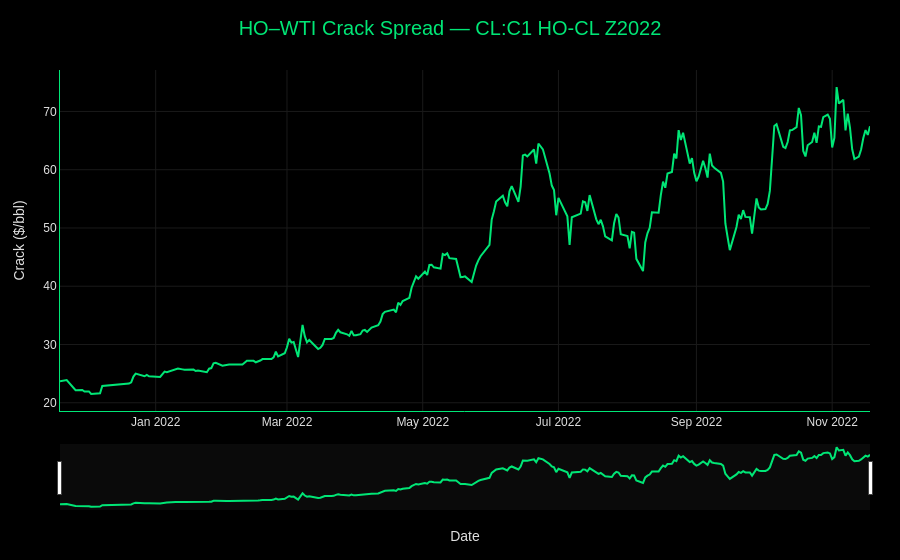

Here is the notebook cell this chart was saved with:
### Code cell
series = cracks.query("contract == 'CL:C1 HO-CL Z2022'").sort_values("date")
fig = line_figure(
    series,
    title="HO\u2013WTI Crack Spread \u2014 CL:C1 HO-CL Z2022",
    y_title="Crack ($/bbl)",
    fill_to_zero=False,
)
fig.show()

### Figure 1 — Plotly figure (JSON) as saved in the notebook; plotly's stock layout.template omitted (floating-point values rounded to 4 significant figures; data arrays with more than 128 entries replaced by an {"elided": "..."} marker saying what was removed)
{"data": [{"hovertemplate": "%{x|%b %d, %Y}<br>Crack ($/bbl): %{y:.2f}<extra></extra>", "line": {"color": "#00E676", "width": 2}, "mode": "lines", "name": "Crack ($/bbl)", "type": "scatter", "x": {"elided": "243 str values"}, "y": {"elided": "243 float values"}}], "layout": {"font": {"color": "#E0E0E0", "family": "Arial"}, "hovermode": "x unified", "margin": {"b": 50, "l": 60, "r": 30, "t": 70}, "paper_bgcolor": "#000000", "plot_bgcolor": "#000000", "title": {"font": {"color": "#00E676", "size": 20}, "text": "HO–WTI Crack Spread — CL:C1 HO-CL Z2022", "x": 0.5, "xanchor": "center"}, "xaxis": {"gridcolor": "#1A1A1A", "linecolor": "#00E676", "linewidth": 1, "rangeslider": {"bgcolor": "#0A0A0A", "visible": true}, "showline": true, "title": {"text": "Date"}}, "yaxis": {"gridcolor": "#1A1A1A", "linecolor": "#00E676", "linewidth": 1, "showline": true, "title": {"text": "Crack ($/bbl)"}, "zeroline": false}}}
